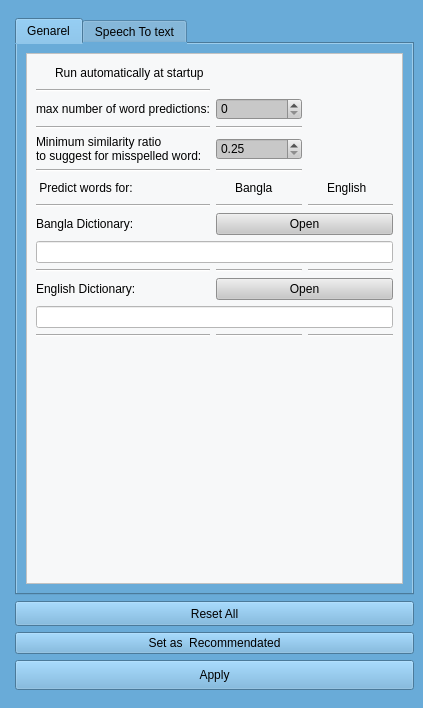
<?xml version="1.0" encoding="UTF-8"?>
<ui version="4.0">
 <class>MainWindow</class>
 <widget class="QMainWindow" name="MainWindow">
  <property name="geometry">
   <rect>
    <x>0</x>
    <y>0</y>
    <width>423</width>
    <height>708</height>
   </rect>
  </property>
  <property name="maximumSize">
   <size>
    <width>16777215</width>
    <height>16777215</height>
   </size>
  </property>
  <property name="windowTitle">
   <string>Settings</string>
  </property>
  <property name="windowIcon">
   <iconset>
    <normaloff>Imgs/gear 3.png</normaloff>Imgs/gear 3.png</iconset>
  </property>
  <property name="styleSheet">
   <string notr="true">
  background-color: rgb(105, 171, 216);

</string>
  </property>
  <property name="iconSize">
   <size>
    <width>25</width>
    <height>25</height>
   </size>
  </property>
  <widget class="QWidget" name="centralwidget">
   <layout class="QGridLayout" name="gridLayout">
    <item row="4" column="1">
     <widget class="QPushButton" name="Reset_pushButton">
      <property name="minimumSize">
       <size>
        <width>0</width>
        <height>25</height>
       </size>
      </property>
      <property name="styleSheet">
       <string notr="true">QPushButton{
 padding-top:2px;
	font: 14pt &quot;MS Shell Dlg 2l&quot;;
 color: qlineargradient(spread:pad, x1:0, y1:0, x2:0, y2:1, stop:0 rgba(33, 33, 33, 255), stop:1 rgba(75, 75, 75, 255));
background-color:qlineargradient(spread:pad, x1:1, y1:0, x2:1, y2:1, stop:0 rgba(0, 244, 255, 255), stop:1 rgba(3, 115, 255, 255));

border:1px solid rgb(253, 254, 254);

border-radius:5px;
}
QPushButton:hover{
color: qlineargradient(spread:pad, x1:0, y1:0, x2:1, y2:1, stop:0 rgba(63, 63, 63, 255), stop:1 rgba(33, 33, 33, 255));
 background-color: qlineargradient(spread:pad, x1:0.505636, y1:0.221, x2:0.431818, y2:1, stop:0 rgba(89, 255, 255, 255), stop:1 rgba(60, 138, 255, 255));

}

QPushButton:pressed{
background-color: qlineargradient(spread:pad, x1:0.767, y1:1, x2:1, y2:0, stop:0 rgba(0, 244, 255, 255), stop:1 rgba(3, 115, 255, 255));\n&quot;

}</string>
      </property>
      <property name="text">
       <string>Reset All</string>
      </property>
     </widget>
    </item>
    <item row="8" column="0">
     <widget class="Line" name="line_9">
      <property name="orientation">
       <enum>Qt::Horizontal</enum>
      </property>
     </widget>
    </item>
    <item row="6" column="0">
     <widget class="Line" name="line_10">
      <property name="orientation">
       <enum>Qt::Horizontal</enum>
      </property>
     </widget>
    </item>
    <item row="0" column="0">
     <widget class="Line" name="line_6">
      <property name="orientation">
       <enum>Qt::Horizontal</enum>
      </property>
     </widget>
    </item>
    <item row="1" column="1" rowspan="2">
     <widget class="QTabWidget" name="tabWidget">
      <property name="currentIndex">
       <number>0</number>
      </property>
      <widget class="QWidget" name="tab">
       <attribute name="title">
        <string>Genarel</string>
       </attribute>
       <layout class="QGridLayout" name="gridLayout_4">
        <item row="0" column="0" colspan="3">
         <widget class="QFrame" name="frame">
          <property name="styleSheet">
           <string notr="true">QFrame{	
background-color: rgba(250, 250, 250, 250);
}
QLineEdit{
background-color: rgb(255, 255, 255);
}
QCheckBox{
background:transparent;
}
QLabel{
font: 10pt &quot;MS Shell Dlg 2&quot;;
	font: 10pt &quot;Century Gothic&quot;;
background: transparent;
}
QGroupBox{
background-color: rgba(250, 250, 250, 250);
border-radius: 5px;
}
QSpinBox{
background-color: rgb(200, 200, 200);
	font: 12pt &quot;MS Shell Dlg 2&quot;;
}

QDoubleSpinBox{
background-color: rgb(200, 200, 200);
	font: 12pt &quot;MS Shell Dlg 2&quot;;
}
QComboBox{
background-color: rgb(200, 200, 200);
	font: 75 12pt &quot;MS Shell Dlg 2&quot;;
}
Line{
color: rgb(175, 175, 175);
}
QPushButton{
background-color: rgb(200, 200, 200);
	font: 75 10pt &quot;MS Shell Dlg 2&quot;;
}
QPushButton:hover{
background-color: rgb(225, 225, 225);

}
</string>
          </property>
          <property name="frameShape">
           <enum>QFrame::StyledPanel</enum>
          </property>
          <property name="frameShadow">
           <enum>QFrame::Raised</enum>
          </property>
          <layout class="QGridLayout" name="gridLayout_5">
           <item row="1" column="0">
            <widget class="Line" name="line_5">
             <property name="orientation">
              <enum>Qt::Horizontal</enum>
             </property>
            </widget>
           </item>
           <item row="2" column="0">
            <widget class="QLabel" name="label_12">
             <property name="text">
              <string>max number of word predictions:</string>
             </property>
            </widget>
           </item>
           <item row="5" column="0">
            <widget class="Line" name="line_7">
             <property name="orientation">
              <enum>Qt::Horizontal</enum>
             </property>
            </widget>
           </item>
           <item row="2" column="1">
            <widget class="QSpinBox" name="spinBox">
             <property name="maximum">
              <number>15</number>
             </property>
            </widget>
           </item>
           <item row="5" column="1">
            <widget class="Line" name="line_14">
             <property name="orientation">
              <enum>Qt::Horizontal</enum>
             </property>
            </widget>
           </item>
           <item row="0" column="0" colspan="2">
            <widget class="QCheckBox" name="RunAtAtartUpCheckBox">
             <property name="text">
              <string>Run automatically at startup</string>
             </property>
            </widget>
           </item>
           <item row="6" column="0">
            <widget class="QLabel" name="label_13">
             <property name="text">
              <string> Predict words for:</string>
             </property>
            </widget>
           </item>
           <item row="7" column="2">
            <widget class="Line" name="line_16">
             <property name="orientation">
              <enum>Qt::Horizontal</enum>
             </property>
            </widget>
           </item>
           <item row="9" column="0" colspan="3">
            <widget class="QLineEdit" name="lineEdit">
             <property name="minimumSize">
              <size>
               <width>0</width>
               <height>0</height>
              </size>
             </property>
            </widget>
           </item>
           <item row="6" column="2">
            <widget class="QCheckBox" name="checkBox_2">
             <property name="text">
              <string>English</string>
             </property>
            </widget>
           </item>
           <item row="10" column="0">
            <widget class="Line" name="line_12">
             <property name="orientation">
              <enum>Qt::Horizontal</enum>
             </property>
            </widget>
           </item>
           <item row="8" column="0">
            <widget class="QLabel" name="label_14">
             <property name="maximumSize">
              <size>
               <width>16777215</width>
               <height>16777215</height>
              </size>
             </property>
             <property name="text">
              <string>Bangla Dictionary:</string>
             </property>
            </widget>
           </item>
           <item row="8" column="1" colspan="2">
            <widget class="QPushButton" name="pushButton">
             <property name="text">
              <string>Open</string>
             </property>
            </widget>
           </item>
           <item row="6" column="1">
            <widget class="QCheckBox" name="checkBox">
             <property name="text">
              <string>Bangla</string>
             </property>
            </widget>
           </item>
           <item row="7" column="0">
            <widget class="Line" name="line_8">
             <property name="orientation">
              <enum>Qt::Horizontal</enum>
             </property>
            </widget>
           </item>
           <item row="7" column="1">
            <widget class="Line" name="line_15">
             <property name="orientation">
              <enum>Qt::Horizontal</enum>
             </property>
            </widget>
           </item>
           <item row="11" column="0">
            <widget class="QLabel" name="label_15">
             <property name="text">
              <string>English Dictionary:</string>
             </property>
            </widget>
           </item>
           <item row="11" column="1" colspan="2">
            <widget class="QPushButton" name="pushButton_2">
             <property name="text">
              <string>Open</string>
             </property>
            </widget>
           </item>
           <item row="10" column="2">
            <widget class="Line" name="line_18">
             <property name="orientation">
              <enum>Qt::Horizontal</enum>
             </property>
            </widget>
           </item>
           <item row="10" column="1">
            <widget class="Line" name="line_17">
             <property name="orientation">
              <enum>Qt::Horizontal</enum>
             </property>
            </widget>
           </item>
           <item row="12" column="0" colspan="3">
            <widget class="QLineEdit" name="lineEdit_2"/>
           </item>
           <item row="14" column="0">
            <spacer name="verticalSpacer">
             <property name="orientation">
              <enum>Qt::Vertical</enum>
             </property>
             <property name="sizeHint" stdset="0">
              <size>
               <width>20</width>
               <height>40</height>
              </size>
             </property>
            </spacer>
           </item>
           <item row="13" column="2">
            <widget class="Line" name="line_20">
             <property name="orientation">
              <enum>Qt::Horizontal</enum>
             </property>
            </widget>
           </item>
           <item row="13" column="0">
            <widget class="Line" name="line_13">
             <property name="orientation">
              <enum>Qt::Horizontal</enum>
             </property>
            </widget>
           </item>
           <item row="13" column="1">
            <widget class="Line" name="line_19">
             <property name="orientation">
              <enum>Qt::Horizontal</enum>
             </property>
            </widget>
           </item>
           <item row="4" column="0">
            <widget class="QLabel" name="label_16">
             <property name="text">
              <string>Minimum similarity ratio
to suggest for misspelled word:</string>
             </property>
            </widget>
           </item>
           <item row="3" column="0">
            <widget class="Line" name="line_21">
             <property name="orientation">
              <enum>Qt::Horizontal</enum>
             </property>
            </widget>
           </item>
           <item row="3" column="1">
            <widget class="Line" name="line_22">
             <property name="orientation">
              <enum>Qt::Horizontal</enum>
             </property>
            </widget>
           </item>
           <item row="4" column="1">
            <widget class="QDoubleSpinBox" name="doubleSpinBox">
             <property name="minimum">
              <double>0.250000000000000</double>
             </property>
             <property name="maximum">
              <double>0.900000000000000</double>
             </property>
             <property name="singleStep">
              <double>0.050000000000000</double>
             </property>
            </widget>
           </item>
          </layout>
         </widget>
        </item>
       </layout>
      </widget>
      <widget class="QWidget" name="tab_2">
       <attribute name="title">
        <string>Speech To text</string>
       </attribute>
       <layout class="QGridLayout" name="gridLayout_3">
        <item row="0" column="0">
         <widget class="QPushButton" name="Manage_pushButton">
          <property name="maximumSize">
           <size>
            <width>200</width>
            <height>16777215</height>
           </size>
          </property>
          <property name="styleSheet">
           <string notr="true">QPushButton{
 padding-top:2px;
	font: 12pt &quot;MS Shell Dlg 2l&quot;;
 color: qlineargradient(spread:pad, x1:0, y1:0, x2:0, y2:1, stop:0 rgba(33, 33, 33, 255), stop:1 rgba(75, 75, 75, 255));
	background-color: qlineargradient(spread:pad, x1:1, y1:1, x2:1, y2:0, stop:0 rgba(200, 200, 200, 255), stop:1 rgba(255, 255, 255, 255));
border:1px solid rgb(253, 254, 254);

border-radius:5px;
}
QPushButton:hover{
color: qlineargradient(spread:pad, x1:0, y1:0, x2:1, y2:1, stop:0 rgba(63, 63, 63, 255), stop:1 rgba(33, 33, 33, 255));
 background-color: qlineargradient(spread:pad, x1:0.505636, y1:0.221, x2:0.431818, y2:1, stop:0 rgba(89, 255, 255, 255), stop:1 rgba(60, 138, 255, 255));

}

QPushButton:pressed{
background-color: qlineargradient(spread:pad, x1:0.767, y1:1, x2:1, y2:0, stop:0 rgba(0, 244, 255, 255), stop:1 rgba(3, 115, 255, 255));\n&quot;

}</string>
          </property>
          <property name="text">
           <string>Manage recording devices</string>
          </property>
         </widget>
        </item>
        <item row="1" column="0">
         <widget class="QGroupBox" name="groupBox">
          <property name="styleSheet">
           <string notr="true">QLabel{
font: 12pt &quot;MS Shell Dlg 2&quot;;
	font: 12pt &quot;Century Gothic&quot;;
background: transparent;
}
QGroupBox{
background-color: rgba(250, 250, 250, 250);
border-radius: 5px;
}
QSpinBox{
background-color: rgb(200, 200, 200);
	font: 12pt &quot;MS Shell Dlg 2&quot;;
}

QDoubleSpinBox{
background-color: rgb(200, 200, 200);
	font: 12pt &quot;MS Shell Dlg 2&quot;;
}
QComboBox{
background-color: rgb(200, 200, 200);
	font: 75 12pt &quot;MS Shell Dlg 2&quot;;
}
Line{
color: rgb(175, 175, 175);
}
QPushButton{
background-color: rgb(200, 200, 200);
	font: 75 12pt &quot;MS Shell Dlg 2&quot;;
}
QPushButton:hover{
background-color: rgb(225, 225, 225);

}
</string>
          </property>
          <property name="title">
           <string/>
          </property>
          <layout class="QGridLayout" name="gridLayout_2">
           <item row="8" column="1">
            <widget class="QDoubleSpinBox" name="Phrase_doubleSpinBox">
             <property name="minimumSize">
              <size>
               <width>0</width>
               <height>30</height>
              </size>
             </property>
            </widget>
           </item>
           <item row="11" column="0">
            <widget class="QLabel" name="label_4">
             <property name="text">
              <string>Non speaking duration _:</string>
             </property>
            </widget>
           </item>
           <item row="5" column="1">
            <widget class="QDoubleSpinBox" name="Pause_doubleSpinBox">
             <property name="minimumSize">
              <size>
               <width>0</width>
               <height>30</height>
              </size>
             </property>
             <property name="maximumSize">
              <size>
               <width>16777215</width>
               <height>16777215</height>
              </size>
             </property>
            </widget>
           </item>
           <item row="13" column="0" colspan="3">
            <widget class="Line" name="line_4">
             <property name="minimumSize">
              <size>
               <width>0</width>
               <height>2</height>
              </size>
             </property>
             <property name="orientation">
              <enum>Qt::Horizontal</enum>
             </property>
            </widget>
           </item>
           <item row="10" column="0" colspan="3">
            <widget class="Line" name="line_3">
             <property name="minimumSize">
              <size>
               <width>0</width>
               <height>2</height>
              </size>
             </property>
             <property name="orientation">
              <enum>Qt::Horizontal</enum>
             </property>
            </widget>
           </item>
           <item row="5" column="0">
            <widget class="QLabel" name="label_2">
             <property name="text">
              <string>Pause Threshold ______:</string>
             </property>
            </widget>
           </item>
           <item row="7" column="0" colspan="3">
            <widget class="Line" name="line_2">
             <property name="minimumSize">
              <size>
               <width>0</width>
               <height>2</height>
              </size>
             </property>
             <property name="orientation">
              <enum>Qt::Horizontal</enum>
             </property>
            </widget>
           </item>
           <item row="6" column="0" colspan="3">
            <widget class="QLabel" name="label_6">
             <property name="styleSheet">
              <string notr="true">font: 75 12pt &quot;MS Shell Dlg 2&quot;;
color: rgba(0, 0, 0, 210);</string>
             </property>
             <property name="text">
              <string>[seconds of non-speaking audio
 before a phrase is considered complete]</string>
             </property>
            </widget>
           </item>
           <item row="4" column="0" colspan="3">
            <widget class="Line" name="line">
             <property name="minimumSize">
              <size>
               <width>0</width>
               <height>2</height>
              </size>
             </property>
             <property name="styleSheet">
              <string notr="true"/>
             </property>
             <property name="orientation">
              <enum>Qt::Horizontal</enum>
             </property>
            </widget>
           </item>
           <item row="0" column="1" colspan="2">
            <widget class="QComboBox" name="comboBox"/>
           </item>
           <item row="14" column="2">
            <widget class="QPushButton" name="Reset_operation_timeout_Button">
             <property name="minimumSize">
              <size>
               <width>0</width>
               <height>28</height>
              </size>
             </property>
             <property name="text">
              <string>Reset</string>
             </property>
            </widget>
           </item>
           <item row="2" column="2">
            <widget class="QPushButton" name="Reset_Energy_Button">
             <property name="minimumSize">
              <size>
               <width>0</width>
               <height>28</height>
              </size>
             </property>
             <property name="styleSheet">
              <string notr="true"/>
             </property>
             <property name="text">
              <string>Reset</string>
             </property>
            </widget>
           </item>
           <item row="3" column="0" colspan="3">
            <widget class="QLabel" name="label_5">
             <property name="styleSheet">
              <string notr="true">font: 75 12pt &quot;MS Shell Dlg 2&quot;;
color: rgba(0, 0, 0, 210);</string>
             </property>
             <property name="text">
              <string>[minimum audio energy to consider for recording]</string>
             </property>
            </widget>
           </item>
           <item row="5" column="2">
            <widget class="QPushButton" name="Reset_Pause_Button">
             <property name="minimumSize">
              <size>
               <width>0</width>
               <height>28</height>
              </size>
             </property>
             <property name="text">
              <string>Reset</string>
             </property>
            </widget>
           </item>
           <item row="8" column="2">
            <widget class="QPushButton" name="Reset_Phrase_Button">
             <property name="minimumSize">
              <size>
               <width>0</width>
               <height>28</height>
              </size>
             </property>
             <property name="text">
              <string>Reset</string>
             </property>
            </widget>
           </item>
           <item row="11" column="2">
            <widget class="QPushButton" name="Reset_non_speaking_duration_Button">
             <property name="minimumSize">
              <size>
               <width>0</width>
               <height>28</height>
              </size>
             </property>
             <property name="text">
              <string>Reset</string>
             </property>
            </widget>
           </item>
           <item row="12" column="0" colspan="3">
            <widget class="QLabel" name="label_8">
             <property name="styleSheet">
              <string notr="true">font: 75 12pt &quot;MS Shell Dlg 2&quot;;
color: rgba(0, 0, 0, 210);</string>
             </property>
             <property name="text">
              <string>[seconds of non-speaking audio
 to keep on both sides of the recording]</string>
             </property>
            </widget>
           </item>
           <item row="9" column="0" colspan="3">
            <widget class="QLabel" name="label_7">
             <property name="styleSheet">
              <string notr="true">font: 75 12pt &quot;MS Shell Dlg 2&quot;;
color: rgba(0, 0, 0, 210);</string>
             </property>
             <property name="text">
              <string>[minimum seconds of speaking audio
 before we consider the speaking audio a phrase
 - values below this are ignored
 (for filtering out clicks and pops) ]</string>
             </property>
            </widget>
           </item>
           <item row="15" column="0" colspan="3">
            <widget class="QLabel" name="label_10">
             <property name="styleSheet">
              <string notr="true">font: 75 12pt &quot;MS Shell Dlg 2&quot;;
color: rgba(0, 0, 0, 210);</string>
             </property>
             <property name="text">
              <string>[seconds after an internal operation starts
 before it times out, or 'None'  for no timeout]</string>
             </property>
            </widget>
           </item>
           <item row="14" column="0">
            <widget class="QLabel" name="label_9">
             <property name="text">
              <string>Operation Timeout ____:</string>
             </property>
            </widget>
           </item>
           <item row="8" column="0">
            <widget class="QLabel" name="label_3">
             <property name="text">
              <string>Phrase Threshold _____:</string>
             </property>
            </widget>
           </item>
           <item row="2" column="1">
            <widget class="QSpinBox" name="Energy_spinBox">
             <property name="minimumSize">
              <size>
               <width>0</width>
               <height>30</height>
              </size>
             </property>
             <property name="maximumSize">
              <size>
               <width>16777215</width>
               <height>16777215</height>
              </size>
             </property>
             <property name="maximum">
              <number>999</number>
             </property>
            </widget>
           </item>
           <item row="2" column="0">
            <widget class="QLabel" name="label">
             <property name="text">
              <string>Energy Threshold _____:</string>
             </property>
            </widget>
           </item>
           <item row="11" column="1">
            <widget class="QDoubleSpinBox" name="Non_speaking_daration_doubleSpinBox">
             <property name="minimumSize">
              <size>
               <width>0</width>
               <height>30</height>
              </size>
             </property>
             <property name="maximumSize">
              <size>
               <width>16777215</width>
               <height>16777215</height>
              </size>
             </property>
            </widget>
           </item>
           <item row="1" column="0" colspan="3">
            <widget class="Line" name="line_11">
             <property name="minimumSize">
              <size>
               <width>0</width>
               <height>2</height>
              </size>
             </property>
             <property name="orientation">
              <enum>Qt::Horizontal</enum>
             </property>
            </widget>
           </item>
           <item row="0" column="0">
            <widget class="QLabel" name="label_11">
             <property name="styleSheet">
              <string notr="true">border-color: 1px solid rgb(0, 0, 127);</string>
             </property>
             <property name="text">
              <string>Audio Input Devices:</string>
             </property>
            </widget>
           </item>
           <item row="14" column="1">
            <widget class="QDoubleSpinBox" name="TimeOutDoubleSpinBox"/>
           </item>
          </layout>
         </widget>
        </item>
       </layout>
      </widget>
     </widget>
    </item>
    <item row="5" column="1">
     <widget class="QPushButton" name="Developer_recomendation_Button">
      <property name="styleSheet">
       <string notr="true">QPushButton{
 padding-top:2px;
	font: 14pt &quot;MS Shell Dlg 2l&quot;;
 color: qlineargradient(spread:pad, x1:0, y1:0, x2:0, y2:1, stop:0 rgba(33, 33, 33, 255), stop:1 rgba(75, 75, 75, 255));
background-color:qlineargradient(spread:pad, x1:1, y1:0, x2:1, y2:1, stop:0 rgba(0, 244, 255, 255), stop:1 rgba(3, 115, 255, 255));

border:1px solid rgb(253, 254, 254);

border-radius:5px;
}
QPushButton:hover{
color: qlineargradient(spread:pad, x1:0, y1:0, x2:1, y2:1, stop:0 rgba(63, 63, 63, 255), stop:1 rgba(33, 33, 33, 255));
 background-color: qlineargradient(spread:pad, x1:0.505636, y1:0.221, x2:0.431818, y2:1, stop:0 rgba(89, 255, 255, 255), stop:1 rgba(60, 138, 255, 255));

}

QPushButton:pressed{
background-color: qlineargradient(spread:pad, x1:0.767, y1:1, x2:1, y2:0, stop:0 rgba(0, 244, 255, 255), stop:1 rgba(3, 115, 255, 255));\n&quot;

}</string>
      </property>
      <property name="text">
       <string>Set as  Recommendated</string>
      </property>
     </widget>
    </item>
    <item row="6" column="1">
     <widget class="QPushButton" name="Apply_pushButton">
      <property name="minimumSize">
       <size>
        <width>0</width>
        <height>30</height>
       </size>
      </property>
      <property name="styleSheet">
       <string notr="true">QPushButton{
 padding-top:2px;
	font: 15pt &quot;MS Shell Dlg 2l&quot;;
 color: qlineargradient(spread:pad, x1:0, y1:0, x2:0, y2:1, stop:0 rgba(33, 33, 33, 255), stop:1 rgba(75, 75, 75, 255));
background-color:qlineargradient(spread:pad, x1:1, y1:0, x2:1, y2:1, stop:0 rgba(0, 244, 255, 255), stop:1 rgba(3, 115, 255, 255));

border:1px solid rgb(253, 254, 254);

border-radius:5px;
}
QPushButton:hover{
color: qlineargradient(spread:pad, x1:0, y1:0, x2:1, y2:1, stop:0 rgba(63, 63, 63, 255), stop:1 rgba(33, 33, 33, 255));
 background-color: qlineargradient(spread:pad, x1:0.505636, y1:0.221, x2:0.431818, y2:1, stop:0 rgba(89, 255, 255, 255), stop:1 rgba(60, 138, 255, 255));

}

QPushButton:pressed{
background-color: qlineargradient(spread:pad, x1:0.767, y1:1, x2:1, y2:0, stop:0 rgba(0, 244, 255, 255), stop:1 rgba(3, 115, 255, 255));\n&quot;

}</string>
      </property>
      <property name="text">
       <string>Apply</string>
      </property>
     </widget>
    </item>
   </layout>
  </widget>
 </widget>
 <resources/>
 <connections/>
</ui>
